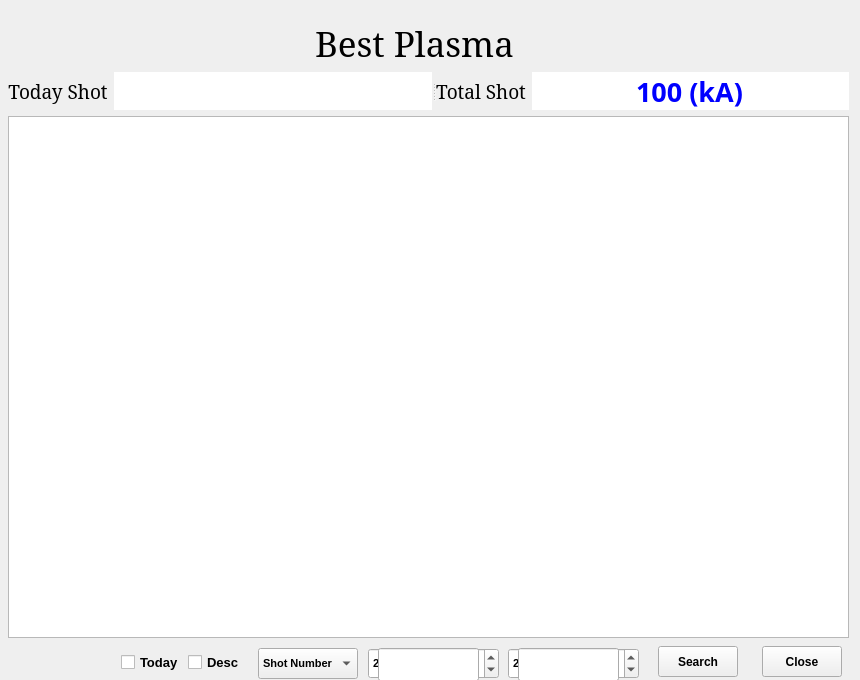
<ui version="4.0" >
 <class>Form</class>
 <widget class="QWidget" name="Form" >
  <property name="windowModality" >
   <enum>Qt::ApplicationModal</enum>
  </property>
  <property name="geometry" >
   <rect>
    <x>0</x>
    <y>0</y>
    <width>860</width>
    <height>680</height>
   </rect>
  </property>
  <property name="minimumSize" >
   <size>
    <width>860</width>
    <height>680</height>
   </size>
  </property>
  <property name="maximumSize" >
   <size>
    <width>860</width>
    <height>680</height>
   </size>
  </property>
  <property name="windowTitle" >
   <string>Form</string>
  </property>
  <widget class="QComboBox" name="cbSort" >
   <property name="geometry" >
    <rect>
     <x>258</x>
     <y>648</y>
     <width>100</width>
     <height>31</height>
    </rect>
   </property>
   <property name="font" >
    <font>
     <pointsize>8</pointsize>
     <weight>75</weight>
     <bold>true</bold>
    </font>
   </property>
   <item>
    <property name="text" >
     <string>Shot Number</string>
    </property>
   </item>
   <item>
    <property name="text" >
     <string>Count</string>
    </property>
   </item>
   <item>
    <property name="text" >
     <string>Ip Current</string>
    </property>
   </item>
   <item>
    <property name="text" >
     <string>Ip Width>0.1k</string>
    </property>
   </item>
   <item>
    <property name="text" >
     <string>Ip Width>100k</string>
    </property>
   </item>
   <item>
    <property name="text" >
     <string>Date</string>
    </property>
   </item>
  </widget>
  <widget class="QSplitter" name="splitter" >
   <property name="geometry" >
    <rect>
     <x>8</x>
     <y>72</y>
     <width>841</width>
     <height>38</height>
    </rect>
   </property>
   <property name="orientation" >
    <enum>Qt::Horizontal</enum>
   </property>
   <widget class="QWidget" name="layoutWidget" >
    <layout class="QHBoxLayout" >
     <item>
      <widget class="QLabel" name="lbTodayShot" >
       <property name="font" >
        <font>
         <family>Luxi Serif</family>
         <pointsize>14</pointsize>
        </font>
       </property>
       <property name="text" >
        <string>Today Shot</string>
       </property>
       <property name="alignment" >
        <set>Qt::AlignCenter</set>
       </property>
      </widget>
     </item>
     <item>
      <widget class="QLineEdit" name="leTodayIp" >
       <property name="palette" >
        <palette>
         <active>
          <colorrole role="Text" >
           <brush brushstyle="SolidPattern" >
            <color alpha="255" >
             <red>255</red>
             <green>0</green>
             <blue>0</blue>
            </color>
           </brush>
          </colorrole>
         </active>
         <inactive>
          <colorrole role="Text" >
           <brush brushstyle="SolidPattern" >
            <color alpha="255" >
             <red>255</red>
             <green>0</green>
             <blue>0</blue>
            </color>
           </brush>
          </colorrole>
         </inactive>
         <disabled>
          <colorrole role="Text" >
           <brush brushstyle="SolidPattern" >
            <color alpha="255" >
             <red>115</red>
             <green>115</green>
             <blue>115</blue>
            </color>
           </brush>
          </colorrole>
         </disabled>
        </palette>
       </property>
       <property name="font" >
        <font>
         <family>Baekmuk Gulim</family>
         <pointsize>20</pointsize>
         <weight>75</weight>
         <bold>true</bold>
        </font>
       </property>
       <property name="text" >
        <string/>
       </property>
       <property name="frame" >
        <bool>false</bool>
       </property>
       <property name="alignment" >
        <set>Qt::AlignCenter</set>
       </property>
       <property name="readOnly" >
        <bool>true</bool>
       </property>
      </widget>
     </item>
    </layout>
   </widget>
   <widget class="QWidget" name="layoutWidget_2" >
    <layout class="QHBoxLayout" >
     <item>
      <widget class="QLabel" name="lbTotalShot" >
       <property name="font" >
        <font>
         <family>Luxi Serif</family>
         <pointsize>14</pointsize>
        </font>
       </property>
       <property name="text" >
        <string>Total Shot</string>
       </property>
       <property name="alignment" >
        <set>Qt::AlignCenter</set>
       </property>
      </widget>
     </item>
     <item>
      <widget class="QLineEdit" name="leTotalIp" >
       <property name="palette" >
        <palette>
         <active>
          <colorrole role="Text" >
           <brush brushstyle="SolidPattern" >
            <color alpha="255" >
             <red>0</red>
             <green>0</green>
             <blue>255</blue>
            </color>
           </brush>
          </colorrole>
         </active>
         <inactive>
          <colorrole role="Text" >
           <brush brushstyle="SolidPattern" >
            <color alpha="255" >
             <red>0</red>
             <green>0</green>
             <blue>255</blue>
            </color>
           </brush>
          </colorrole>
         </inactive>
         <disabled>
          <colorrole role="Text" >
           <brush brushstyle="SolidPattern" >
            <color alpha="255" >
             <red>115</red>
             <green>115</green>
             <blue>115</blue>
            </color>
           </brush>
          </colorrole>
         </disabled>
        </palette>
       </property>
       <property name="font" >
        <font>
         <family>Baekmuk Gulim</family>
         <pointsize>20</pointsize>
         <weight>75</weight>
         <bold>true</bold>
        </font>
       </property>
       <property name="text" >
        <string>100 (kA)</string>
       </property>
       <property name="frame" >
        <bool>false</bool>
       </property>
       <property name="alignment" >
        <set>Qt::AlignCenter</set>
       </property>
       <property name="readOnly" >
        <bool>true</bool>
       </property>
      </widget>
     </item>
    </layout>
   </widget>
  </widget>
  <widget class="QDateTimeEdit" name="dtStart" >
   <property name="geometry" >
    <rect>
     <x>368</x>
     <y>648</y>
     <width>131</width>
     <height>31</height>
    </rect>
   </property>
   <property name="font" >
    <font>
     <pointsize>8</pointsize>
     <weight>75</weight>
     <bold>true</bold>
    </font>
   </property>
   <property name="displayFormat" >
    <string>yyyy-MM-dd hh:mm:ss</string>
   </property>
  </widget>
  <widget class="QLabel" name="label" >
   <property name="geometry" >
    <rect>
     <x>100</x>
     <y>20</y>
     <width>629</width>
     <height>46</height>
    </rect>
   </property>
   <property name="font" >
    <font>
     <family>Luxi Serif</family>
     <pointsize>26</pointsize>
     <weight>50</weight>
     <bold>false</bold>
    </font>
   </property>
   <property name="text" >
    <string>Best Plasma</string>
   </property>
   <property name="alignment" >
    <set>Qt::AlignCenter</set>
   </property>
  </widget>
  <widget class="QPushButton" name="pbSrch" >
   <property name="geometry" >
    <rect>
     <x>658</x>
     <y>646</y>
     <width>80</width>
     <height>31</height>
    </rect>
   </property>
   <property name="font" >
    <font>
     <weight>75</weight>
     <bold>true</bold>
    </font>
   </property>
   <property name="text" >
    <string>Search</string>
   </property>
  </widget>
  <widget class="QDateTimeEdit" name="dtEnd" >
   <property name="geometry" >
    <rect>
     <x>508</x>
     <y>648</y>
     <width>131</width>
     <height>31</height>
    </rect>
   </property>
   <property name="font" >
    <font>
     <pointsize>8</pointsize>
     <weight>75</weight>
     <bold>true</bold>
    </font>
   </property>
   <property name="displayFormat" >
    <string>yyyy-MM-dd hh:mm:ss</string>
   </property>
  </widget>
  <widget class="QCheckBox" name="ckDesc" >
   <property name="geometry" >
    <rect>
     <x>188</x>
     <y>650</y>
     <width>53</width>
     <height>25</height>
    </rect>
   </property>
   <property name="font" >
    <font>
     <pointsize>10</pointsize>
     <weight>75</weight>
     <bold>true</bold>
    </font>
   </property>
   <property name="text" >
    <string>Desc</string>
   </property>
  </widget>
  <widget class="QLineEdit" name="leEnd" >
   <property name="geometry" >
    <rect>
     <x>518</x>
     <y>648</y>
     <width>101</width>
     <height>33</height>
    </rect>
   </property>
   <property name="font" >
    <font>
     <pointsize>12</pointsize>
    </font>
   </property>
  </widget>
  <widget class="QCheckBox" name="ckToday" >
   <property name="geometry" >
    <rect>
     <x>121</x>
     <y>650</y>
     <width>61</width>
     <height>25</height>
    </rect>
   </property>
   <property name="font" >
    <font>
     <pointsize>10</pointsize>
     <weight>75</weight>
     <bold>true</bold>
    </font>
   </property>
   <property name="text" >
    <string>Today</string>
   </property>
  </widget>
  <widget class="QTableWidget" name="twBestShot" >
   <property name="geometry" >
    <rect>
     <x>8</x>
     <y>116</y>
     <width>841</width>
     <height>522</height>
    </rect>
   </property>
  </widget>
  <widget class="QLineEdit" name="leStart" >
   <property name="geometry" >
    <rect>
     <x>378</x>
     <y>648</y>
     <width>101</width>
     <height>33</height>
    </rect>
   </property>
   <property name="font" >
    <font>
     <pointsize>12</pointsize>
    </font>
   </property>
  </widget>
  <widget class="QPushButton" name="pbClose" >
   <property name="geometry" >
    <rect>
     <x>762</x>
     <y>646</y>
     <width>80</width>
     <height>31</height>
    </rect>
   </property>
   <property name="font" >
    <font>
     <weight>75</weight>
     <bold>true</bold>
    </font>
   </property>
   <property name="text" >
    <string>Close</string>
   </property>
  </widget>
 </widget>
 <resources/>
 <connections/>
</ui>
